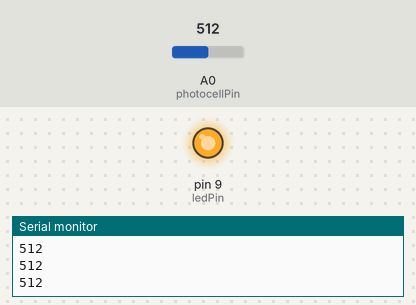
Simulated run of this sketch. Board: Arduino Uno, built with avr-gcc and run on an emulated ATmega328P. Parts: output pins drawn as LEDs (lit = HIGH), the last lines printed to the serial monitor. The test bench sets the inputs (shaded band); at power-on: A0 (photocellPin) = 512.

Above: at 1.2 s.
1.3 s: A0 (photocellPin) set to 521
At 1.9 s:
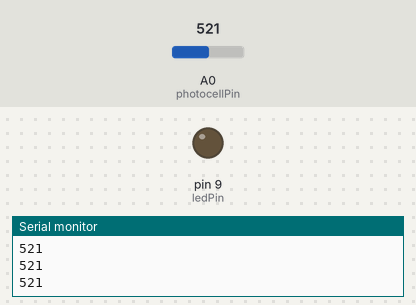
2.8 s: A0 (photocellPin) set to 511
At 3.1 s:
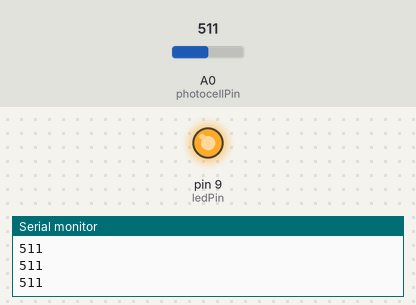
4.3 s: A0 (photocellPin) set to 716
At 5.4 s:
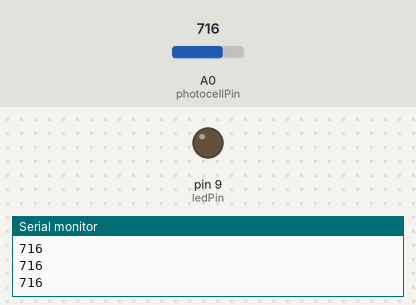
Timing chart, 0 to 7.3 s (numbered marks = the images above; inputs shaded):
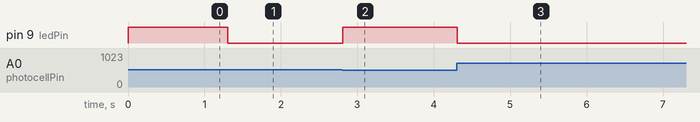

The sketch:

Photoresistor.ino
```cpp
// (licence header left out)
int photocellPin = A0;    // select the input pin for the photoresistor
int ledPin = 9;   // select the pin for the LED
int val = 0;       // variable to store the value coming from the sensor

void setup() {
  Serial.begin(9600);//Set the baudrate to 9600,make sure it's same as your software settings
  pinMode(ledPin, OUTPUT);  // declare the ledPin as an OUTPUT
   pinMode(photocellPin, INPUT);  // declare the ledPin as an OUTPUT
}

void loop() {
  val = analogRead(photocellPin);   // read the value from the sensor
  Serial.println(val);   //The serial will print the light value
  if(val<=512)       // the point at which the state of LEDs change
  {
    digitalWrite(ledPin, HIGH); // set LED on
  }
  else
  {
    digitalWrite(ledPin, LOW);  //set LED off
  }
}
```

Measured:
- the behaviour switches between 512 and 513 on A0 (photocellPin) (found by bisection; images 0 and 1)
- after the input at 1.3 s, pin 9 (ledPin): HIGH → LOW at once
- after the input at 2.8 s, pin 9 (ledPin): LOW → HIGH at once
- after the input at 4.3 s, pin 9 (ledPin): HIGH → LOW at once
